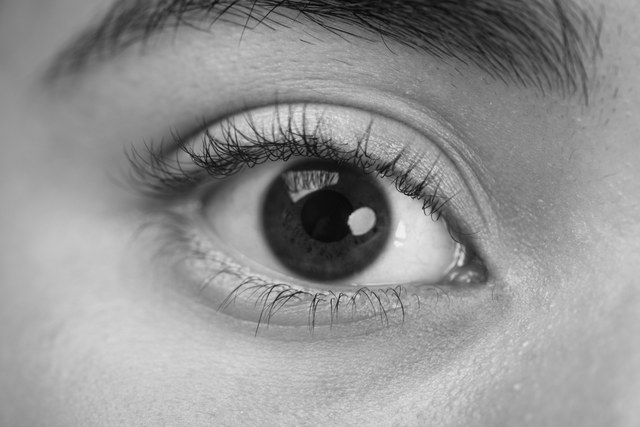
#> input picture unidad_4/figuras/ojo_svd.jpg, 640 x 427 px, found by its file name
$ jupyter execute 03_laboratorio_preparacion_ef.ipynb
#> lines starting #> are read from the running program, lines starting #| are printed output that depends on the picture
# Laboratorio de preparación para el examen final

Este cuaderno verifica conexiones entre teoría espectral, mínimos cuadrados, SVD, pseudoinversa y aproximación de rango bajo. Antes de ejecutar cada celda, anticipa el resultado y realiza los cálculos esenciales por escrito.

## 1. Herramientas y convenciones

Usaremos SymPy para resultados exactos y NumPy para cálculos numéricos. Las comprobaciones con `assert` forman parte del laboratorio: una celda que termina sin error confirma las identidades indicadas.

[cell 1]
import sympy as sp
import numpy as np
import matplotlib.pyplot as plt

sp.init_printing()

## 2. Teoría espectral, forma cuadrática y valores singulares

Para la matriz simétrica

$$C=\begin{pmatrix}2&-1&0\\-1&2&0\\0&0&-3\end{pmatrix},$$

calcula primero sus valores propios, clasifica $x^TCx$ y predice sus valores singulares.

[cell 2]
C = sp.Matrix([[2, -1, 0], [-1, 2, 0], [0, 0, -3]])
espectro_C = C.eigenvects()
singulares_C = C.singular_values()
assert sorted(singulares_C, reverse=True) == [3, 3, 1]
espectro_C, singulares_C

La forma es indefinida porque el espectro contiene signos opuestos. Los valores singulares conservan las magnitudes, no los signos. Construye a mano una SVD a partir de la diagonalización espectral y explica qué columna de $U$ debe cambiar de signo.

## 3. SVD rectangular completa

Trabajamos ahora con la matriz del Ejercicio 7 de la guía. Antes de ejecutar, calcula $A^TA$ y anticipa el rango y las dimensiones de una SVD reducida.

[cell 3]
A = sp.Matrix([[1, -1], [0, 1], [1, 0]])
ATA = A.T * A
datos_espectrales = ATA.eigenvects()
assert A.rank() == 2
ATA, datos_espectrales

[cell 4]
# SymPy devuelve U y V con tantas columnas como el rango: SVD reducida.
U, S, V = A.singular_value_decomposition()
assert U.T * U == sp.eye(2)
assert V.T * V == sp.eye(2)
assert sp.simplify(U * S * V.T - A) == sp.zeros(3, 2)
U, S, V

**Actividad.** Halla un vector unitario de $\ker(A^T)$, añádelo como tercera columna de $U$ y construye la matriz $\Sigma$ de tamaño $3\times2$. Verifica que obtienes una SVD completa.

## 4. Pseudoinversa, proyecciones y mínimos cuadrados

Usaremos un ajuste lineal con columnas independientes. Compara la solución por ecuaciones normales con la obtenida mediante la pseudoinversa.

[cell 5]
M = sp.Matrix([[1, 0], [1, 1], [1, 2]])
b = sp.Matrix([1, 2, 2])
x_normal = (M.T * M).inv() * M.T * b
M_plus = M.pinv()
x_plus = M_plus * b
ajuste = M * x_plus
residuo = b - ajuste
assert x_normal == x_plus == sp.Matrix([sp.Rational(7, 6), sp.Rational(1, 2)])
assert M.T * residuo == sp.zeros(2, 1)
x_plus, ajuste, residuo

[cell 6]
P_col = M * M_plus
P_fila = M_plus * M
assert P_col.T == P_col and P_col * P_col == P_col
assert P_fila == sp.eye(2)
assert M * M_plus * M == M
assert M_plus * M * M_plus == M_plus
P_col, P_fila

## 5. Norma mínima cuando hay infinitas soluciones

Para $Dx=b$, describe primero la familia de soluciones. Después verifica que la pseudoinversa selecciona la única solución ortogonal al núcleo.

[cell 7]
D = sp.Matrix([[1, 1, 0], [0, 1, 1]])
d = sp.Matrix([2, 1])
x_min = D.pinv() * d
nucleo = D.nullspace()[0]
assert D * x_min == d
assert (x_min.T * nucleo)[0] == 0
assert x_min == sp.Matrix([1, 1, 0])
x_min, nucleo

## 6. Aproximación de rango bajo

Construiremos una matriz con valores singulares conocidos $10,4,2,1$. Verifica las fórmulas de error y determina el menor rango que conserva al menos el $95\%$ de la norma de Frobenius al cuadrado.

[cell 8]
theta = np.pi / 7
Q1 = np.array([[np.cos(theta), -np.sin(theta), 0, 0],
               [np.sin(theta),  np.cos(theta), 0, 0],
               [0, 0, 1, 0], [0, 0, 0, 1]])
phi = np.pi / 5
Q2 = np.array([[1, 0, 0, 0], [0, np.cos(phi), -np.sin(phi), 0],
               [0, np.sin(phi),  np.cos(phi), 0], [0, 0, 0, 1]])
X = Q1 @ np.diag([10., 4., 2., 1.]) @ Q2.T
Ux, sx, Vtx = np.linalg.svd(X, full_matrices=False)
proporcion_acumulada = np.cumsum(sx**2) / np.sum(sx**2)
k95 = int(np.searchsorted(proporcion_acumulada, 0.95) + 1)
assert np.allclose(sx, [10, 4, 2, 1])
assert k95 == 2
sx, proporcion_acumulada, k95

[cell 9]
k = 2
X2 = (Ux[:, :k] * sx[:k]) @ Vtx[:k, :]
error_2 = np.linalg.norm(X - X2, 2)
error_F = np.linalg.norm(X - X2, 'fro')
assert np.isclose(error_2, 2)
assert np.isclose(error_F, np.sqrt(5))
error_2, error_F

## 7. Aplicación visual: truncamiento de una imagen

Retomamos la imagen usada en C22. La celda usa la copia local cuando está disponible y, en Google Colab, la descarga automáticamente desde el repositorio público. Compara varios rangos y relaciona calidad, proporción de la norma de Frobenius al cuadrado conservada y almacenamiento.

[cell 10]
from pathlib import Path
from PIL import Image

candidatos = [Path('unidad_4/figuras/ojo_svd.jpg'), Path('figuras/ojo_svd.jpg')]
ruta = next((p for p in candidatos if p.exists()), None)
if ruta is None:
    from urllib.request import urlretrieve
    ruta = Path('ojo_svd.jpg')
    url_imagen = ('https://raw.githubusercontent.com/ovelasquezc/'
                  'algebra-lineal-aplicada/main/unidad_4/figuras/ojo_svd.jpg')
    urlretrieve(url_imagen, ruta)
imagen = np.asarray(Image.open(ruta).convert('L'), dtype=float) / 255
Ui, si, Vti = np.linalg.svd(imagen, full_matrices=False)
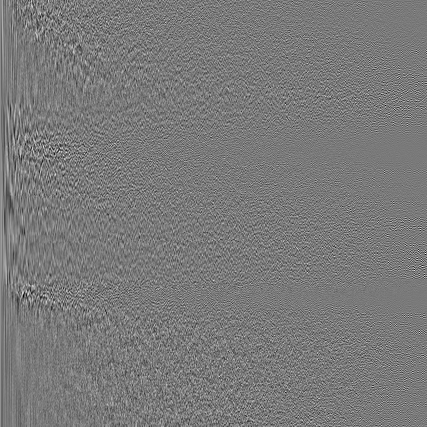
#> Ui: shape (427, 427) float64; min -0.298, max 0.324, mean 0.000133; drawn with min black and max white
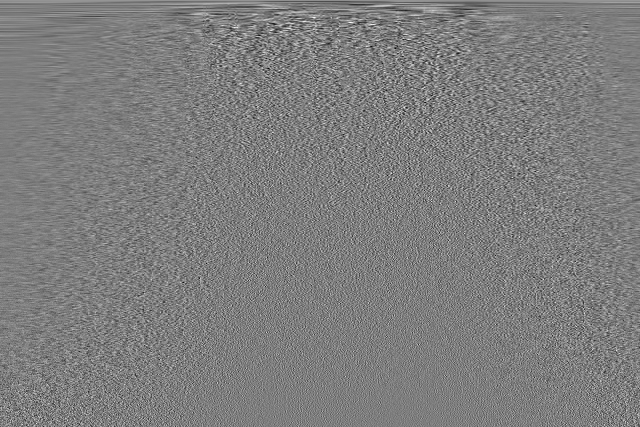
#> Vti: shape (427, 640) float64; min -0.235, max 0.24, mean 7.85e-05; drawn with min black and max white
#> si = 427 values, max 306.1 at index 0, min 0.0113 at index 426, mean 1.74
rangos = [5, 15, 40]
fig, axes = plt.subplots(1, 4, figsize=(14, 4))
axes[0].imshow(imagen, cmap='gray', vmin=0, vmax=1)
axes[0].set_title('Original')
for ax, k in zip(axes[1:], rangos):
    Ak = (Ui[:, :k] * si[:k]) @ Vti[:k, :]
    proporcion = np.sum(si[:k]**2) / np.sum(si**2)
    ax.imshow(Ak, cmap='gray', vmin=0, vmax=1)
    ax.set_title(f'rango {k}\nproporción {proporcion:.1%}')
#> this loop made 3 passes
#> proporcion on passes 1 to 3: 0.988, 0.996, 0.998
#> pass 1, `Ak = (Ui[:, :k] * si[:k]) @ Vti[:k, :]`:
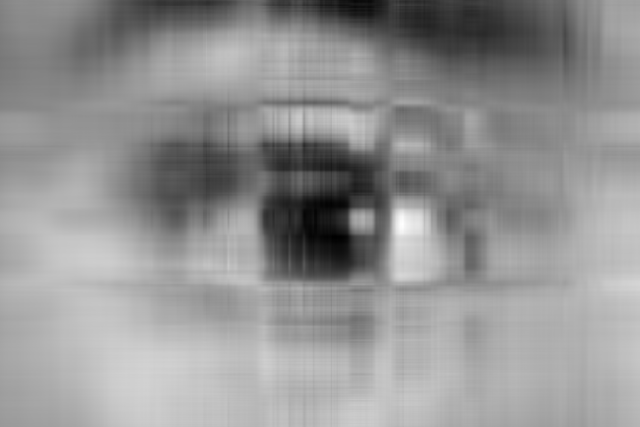
#> Ak: shape (427, 640) float64; min -0.0147, max 1, mean 0.573; drawn with min black and max white
#> pass 2, `Ak = (Ui[:, :k] * si[:k]) @ Vti[:k, :]`:
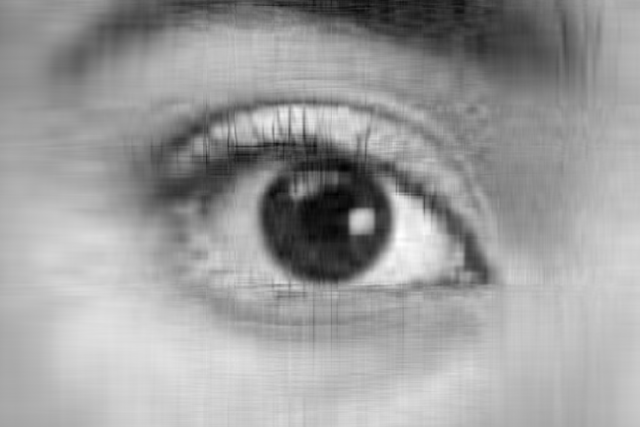
#> Ak: shape (427, 640) float64; min -0.0169, max 0.938, mean 0.573; drawn with min black and max white
for ax in axes:
    ax.axis('off')
plt.tight_layout()
plt.show()
